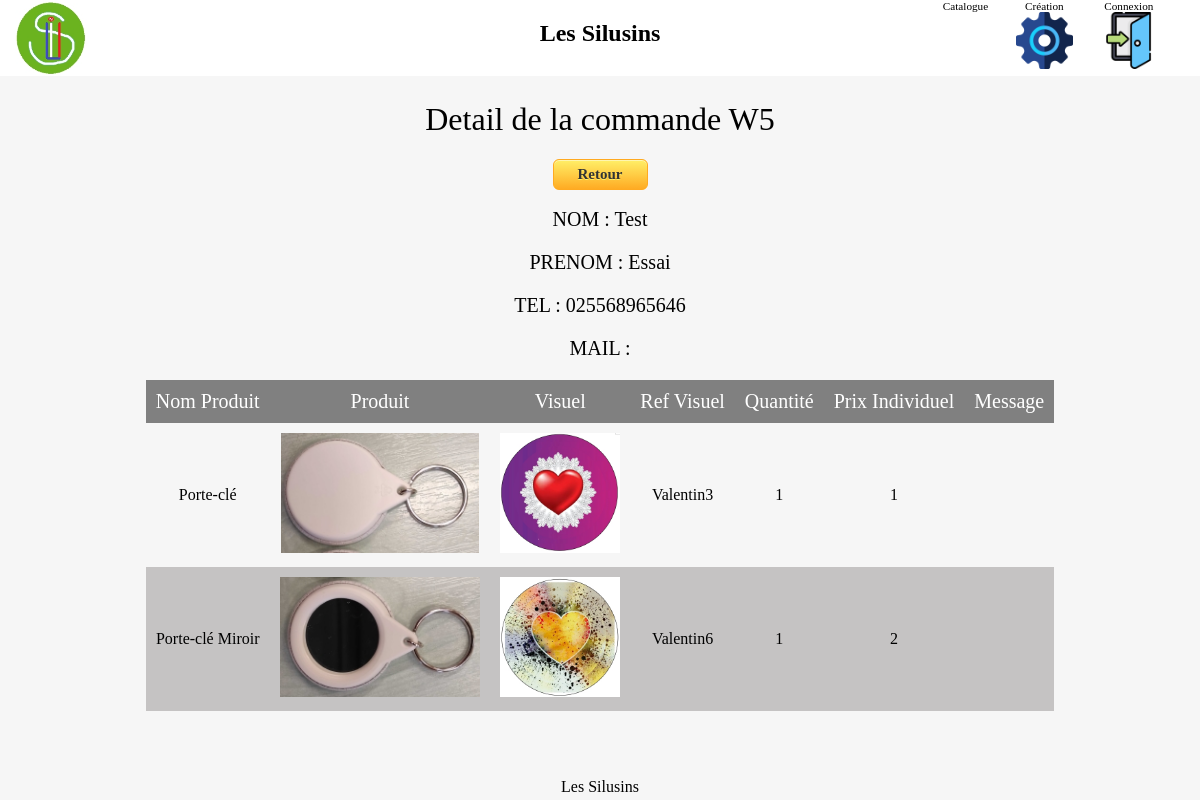
/detail.php?num_commande=W5, run on the app's committed database.
### tables this page shows
CREATE TABLE commande(
   id_commande INT NOT NULL UNIQUE AUTO_INCREMENT,
   num_commande VARCHAR(500),
   date_commande DATETIME,
   total_commande FLOAT,
   mode_paiement VARCHAR(500),
   nom_commande VARCHAR(500),
   prenom_commande VARCHAR(500),
   classe_commande VARCHAR(50),
   tel_commande VARCHAR(50),
   mail_commande VARCHAR(500),
   id_user INT NOT NULL,
   id_statut INT NOT NULL,
   id_user_controleur INT,
   PRIMARY KEY(Id_commande),
   FOREIGN KEY(Id_user) REFERENCES utilisateur(Id_user),
   FOREIGN KEY(Id_statut) REFERENCES statut(Id_statut),
   FOREIGN KEY(Id_user_controleur) REFERENCES utilisateur(Id_user)

);

CREATE TABLE produit(
   id_produit INT NOT NULL UNIQUE AUTO_INCREMENT,
   lib_produit VARCHAR(500),
   type_produit VARCHAR(500),
   spec_produit VARCHAR(500),
   prix_produit VARCHAR(50),
   diametre_produit VARCHAR(50),
   PRIMARY KEY(id_produit)
);

CREATE TABLE famille(
   id_famille INT NOT NULL UNIQUE AUTO_INCREMENT,
   lib_famille VARCHAR(500),
   promo_famille TINYINT,
   PRIMARY KEY(id_famille)
   
);

CREATE TABLE image(
   id_famille INT,
   id_image INT NOT NULL,
   PRIMARY KEY(id_famille, id_image),
   FOREIGN KEY(id_famille) REFERENCES famille(id_famille)
);

CREATE TABLE produit_image_commande(
   id_produit INT NOT NULL,
   id_famille INT NOT NULL,
   id_image INT NOT NULL,
   id_commande INT NOT NULL,
   quantite INT NOT NULL,
   message VARCHAR(500),
   PRIMARY KEY(id_produit, id_famille, id_image, id_commande),
   FOREIGN KEY(id_produit) REFERENCES produit(id_produit),
   FOREIGN KEY(id_famille, id_image) REFERENCES image(id_famille, id_image),
   FOREIGN KEY(id_commande) REFERENCES commande(id_commande)
);

### classe/CommandeDAO.php (called while the page is built, shortened)
<?php
class CommandeDAO extends DAO {
  function find_num_commande($num_commande) {
    $sql = "SELECT * FROM commande WHERE num_commande= :num_commande";
    try {
      $params = array(":num_commande" => $num_commande);
      $sth = $this->executer($sql, $params);
      $row = $sth->fetch(PDO::FETCH_ASSOC);
    } catch (PDOException $e) {
      die("Erreur lors de la requête SQL : " . $e->getMessage());
    }
    $commande = null;
    if ($row) {
      $commande = new Commande($row);
    }
    return $commande;
  }
}

### classe/DAO.php (called while the page is built)
<?php
class DAO {
  protected $pdo=null;
  function __construct() {
    $dsn = 'mysql:host=' . DB_HOST . ';dbname=' . DB_NAME;
    try {
      $pdo = new PDO($dsn, DB_USER, DB_PASSWORD, array(PDO::MYSQL_ATTR_INIT_COMMAND => "SET NAMES utf8"));
      $pdo->setAttribute(PDO::ATTR_ERRMODE, PDO::ERRMODE_EXCEPTION);
    } catch (PDOException $e) {
      die("Erreur lors de la connexion : " . $e->getMessage());
    }
    $this->pdo = $pdo;
  }
  protected function executer($sql, $params = null) {
    try {
      if ($params == null) {
        $sth = $this->pdo->query($sql);
      } else {
        $sth = $this->pdo->prepare($sql);
        $sth->execute($params);
      }
    } catch (PDOException $e) {
      die("Erreur lors de la requête SQL : " . $e->getMessage()."\nSQL : ".$sql);
    }
    return $sth;
  }
}

### classe/Commande.php (called while the page is built, shortened)
<?php
 class Commande {
    public function fill(array $tableau)
    {
        foreach ($tableau as $cle => $valeur) {
            $methode = 'set_' . $cle;
        }
    }
    private $id_commande;
    private $num_commande;
    private $nom_commande;
    private $prenom_commande;
    private $tel_commande;
    public function set_id_commande($id_commande)
    {
        $this->id_commande = $id_commande;
    }
    public function set_num_commande($num_commande)
    {
        $this->num_commande = $num_commande;
    }
    public function set_nom_commande($nom_commande)
    {
        $this->nom_commande = $nom_commande;
    }
    public function set_prenom_commande($prenom_commande)
    {
        $this->prenom_commande = $prenom_commande;
    }
    public function set_tel_commande($tel_commande)
    {
        $this->tel_commande = $tel_commande;
    }
    public function get_id_commande()
    {
        return $this->id_commande;
    }
    public function get_num_commande()
    {
        return $this->num_commande;
    }
    public function get_nom_commande()
    {
        return $this->nom_commande;
    }
    public function get_prenom_commande()
    {
        return $this->prenom_commande;
    }
    public function get_tel_commande()
    {
        return $this->tel_commande;
    }
}

### classe/Produit_image_commandeDAO.php (called while the page is built, shortened)
<?php
class Produit_image_commandeDAO extends DAO {
  function find_by_id_commande($id_commande) {
    $sql = "SELECT * FROM produit_image_commande WHERE id_commande= :id_commande";
    try {
      $params = array(
        ":id_commande" => $id_commande
      );
      $sth = $this->executer($sql, $params);
      $rows = $sth->fetchAll(PDO::FETCH_ASSOC);
    } catch (PDOException $e) {
      die("Erreur lors de la requête SQL : " . $e->getMessage());
    }
    $produit_image_commandes = array();
    foreach($rows as $row) {
      $produit_image_commandes[] = new Produit_image_commande($row);
    }
    return $produit_image_commandes;
  }
}

### classe/Produit_image_commande.php (called while the page is built, shortened)
<?php
 class Produit_image_commande {
    public function fill(array $tableau)
    {
        foreach ($tableau as $cle => $valeur) {
            $methode = 'set_' . $cle;
        }
    }
    private $id_produit;
    private $id_famille;
    private $id_image;
    private $quantite;
    public function set_id_produit($id_produit)
    {
        $this->id_produit = $id_produit;
    }
    public function set_id_famille($id_famille)
    {
        $this->id_famille = $id_famille;
    }
    public function set_id_image ($id_image)
    {
        $this->id_image = $id_image;
    }
    public function set_quantite($quantite)
    {
        $this->quantite = $quantite;
    }
    public function get_id_produit()
    {
        return $this->id_produit;
    }
    public function get_id_famille()
    {
        return $this->id_famille;
    }
    public function get_id_image()
    {
        return $this->id_image;
    }
    public function get_quantite()
    {
        return $this->quantite;
    }
}

### classe/ProduitDAO.php (called while the page is built, shortened)
<?php
class ProduitDAO extends DAO {
  function find($id_produit) {
    $sql = "SELECT * FROM produit WHERE id_produit= :id_produit";
    try {
      $params = array(":id_produit" => $id_produit);
      $sth = $this->executer($sql, $params);
      $row = $sth->fetch(PDO::FETCH_ASSOC);
    } catch (PDOException $e) {
      die("Erreur lors de la requête SQL : " . $e->getMessage());
    }
    $produit = null;
    if ($row) {
      $produit = new Produit($row);
    }
    return $produit;
  }
}

### classe/Produit.php (called while the page is built, shortened)
<?php
 class Produit {
    public function fill(array $tableau)
    {
        foreach ($tableau as $cle => $valeur) {
            $methode = 'set_' . $cle;
        }
    }
    private $id_produit;
    private $lib_produit;
    private $prix_produit;
    public function set_id_produit($id_produit)
    {
        $this->id_produit = $id_produit;
    }
    public function set_lib_produit($lib_produit)
    {
        $this->lib_produit = $lib_produit;
    }
    public function set_prix_produit($prix_produit)
    {
        $this->prix_produit = $prix_produit;
    }
    public function get_id_produit()
    {
        return $this->id_produit;
    }
    public function get_lib_produit()
    {
        return $this->lib_produit;
    }
    public function get_prix_produit()
    {
        return $this->prix_produit;
    }
}

### classe/FamilleDAO.php (called while the page is built, shortened)
<?php
class FamilleDAO extends DAO {
  function find($id_famille) {
    $sql = "SELECT * FROM famille WHERE id_famille= :id_famille";
    try {
      $params = array(":id_famille" => $id_famille);
      $sth = $this->executer($sql, $params);
      $row = $sth->fetch(PDO::FETCH_ASSOC);
    } catch (PDOException $e) {
      die("Erreur lors de la requête SQL : " . $e->getMessage());
    }
    $famille = null;
    if ($row) {
      $famille = new Famille($row);
    }
    return $famille;
  }
}

### classe/Famille.php (called while the page is built, shortened)
<?php
 class Famille {
    public function fill(array $tableau)
    {
        foreach ($tableau as $cle => $valeur) {
            $methode = 'set_' . $cle;
        }
    }
    private $lib_famille;
    public function set_lib_famille($lib_famille)
    {
        $this->lib_famille = $lib_famille;
    }
    public function get_lib_famille()
    {
        return $this->lib_famille;
    }
}

### classe/ImageDAO.php (called while the page is built, shortened)
<?php
class ImageDAO extends DAO {
  function find($id_image) {
    $sql = "SELECT * FROM image WHERE id_image= :id_image";
    try {
      $params = array(":id_image" => $id_image);
      $sth = $this->executer($sql, $params);
      $row = $sth->fetch(PDO::FETCH_ASSOC);
    } catch (PDOException $e) {
      die("Erreur lors de la requête SQL : " . $e->getMessage());
    }
    $image = null;
    if ($row) {
      $image = new Image($row);
    }
    return $image;
  }
}

### classe/Image.php (called while the page is built, shortened)
<?php
 class Image {
    public function fill(array $tableau)
    {
        foreach ($tableau as $cle => $valeur) {
            $methode = 'set_' . $cle;
        }
    }
    private $id_image;
    public function set_id_image($id_image)
    {
        $this->id_image = $id_image;
    }
    public function get_id_image()
    {
        return $this->id_image;
    }
}

### detail.php (the view, shortened to what this page needs)
<?php
    require("header.php");
    $num_commande = isset($_GET["num_commande"]) ? $_GET["num_commande"] : '';
    $c = $_GET['c'] ?? null;
    $commandeDAO = new CommandeDAO;
    $produit_image_commandeDAO = new Produit_image_commandeDAO;
    $commande = $commandeDAO->find_num_commande($num_commande);
    $produit_image_commandes = $produit_image_commandeDAO->find_by_id_commande($commande->get_id_commande());
?>
    <h1>Detail de la commande <?=$commande->get_num_commande()?></h1>
    <div class="container">
        <div class="row">
            <?php
                if(!isset($c)){
                    ?>
                        <a class="doree" href="administration.php">Retour</a>
                    <?php
                }
                    ?>
        </div>
    </div>
    <br>
    <div class="container">
        <div class="row">
            <p class="col-12 text_center detail_commande">NOM : <?=$commande->get_nom_commande()?></p>
            <p class="col-12 text_center detail_commande">PRENOM : <?=$commande->get_prenom_commande()?></p>
            <p class="col-12 text_center detail_commande">TEL : <?=$commande->get_tel_commande()?></p>
            <p class="col-12 text_center detail_commande">MAIL : <?=$commande->get_mail_commande()?></p>
        </div>
    </div>
    <table>
        <th>Nom Produit</th>
        <th>Produit</th>
        <th>Visuel</th>
        <th>Ref Visuel</th>
        <th>Quantité</th>
        <th>Prix Individuel</th>
        <th>Message</th>
        <?php
            foreach($produit_image_commandes as $produit_image_commande){
                echo("<tr>");
                $produit = new ProduitDAO;
                $produit = $produit->find($produit_image_commande->get_id_produit());
                $famille = new FamilleDAO;
                $famille = $famille->find($produit_image_commande->get_id_famille());
                $image = new ImageDAO;
                $image = $image->find($produit_image_commande->get_id_image());
                echo("<td>".$produit->get_lib_produit()."</td>");
                echo("<td><img class='produit_img' src='./img/Produits/".$produit->get_id_produit().".jpg' alt='produit'></td>");
                echo("<td><img class='visuel_img' src='./img/Visuel/".$famille->get_lib_famille()."/".$image->get_id_image().".jpg' alt=''></td>");
                echo("<td>".$famille->get_lib_famille().$image->get_id_image()."</td>");
                echo("<td>".$produit_image_commande->get_quantite()."</td>");
                echo("<td>".$produit->get_prix_produit()."</td>");
                echo("<td>".$produit_image_commande->get_message()."</td>");
                echo("</tr>");
            }
        ?>
    </table>
<?php
    require("footer.php");
?>

### css/styles.css (style rules this page uses)
* { -moz-box-sizing: border-box; box-sizing: border-box; }
html, body { height: 100%; margin: 0; padding: 0; }
body { margin: 0; padding: 0; width: 100%; font-family: 'PT Sans', Verdana; background-color: #f6f6f6; cursor: default; }
h1 { text-align: center; font-weight : 300; }
a { font-family: 'Mate SC', Verdana; font-size:20px; text-align: center; text-decoration: none; }
.text_center { text-align: center; }
.visuel_img { max-width: 250px; max-height: 120px; }
table, th, td { border-collapse: collapse; margin: auto; padding: 10px; }
th,td { font-weight: inherit; text-align:center; }
tr:nth-child(odd) { color: #000000; background-color: rgb(197, 195, 195); }
th { background-color: grey; color: white; font-size: 20px; }
.container { width: 100%; padding-right: 15px; padding-left: 15px; margin-right: auto; margin-left: auto; }
.col-1,.col-2,.col-3,.col-4,.col-5,.col-6,.col-7,.col-8,.col-9,.col-10,.col-11,.col-12 { padding-right: 15px; padding-left: 15px; }
.row { display: flex; flex-wrap: wrap; }
@media (min-width: 1200px) { .container { max-width: 1140px; } }
@media (min-width: 780px) { .col-12 { width: 100%; } }
.doree { box-shadow:inset 0px 1px 0px 0px #fff6af; background:linear-gradient(to bottom, #ffec64 5%, #ffab23 100%); background-color:#ffec64; border-radius:6px; border:1px solid #ffaa22; display:inline-block; cursor:pointer; color:#333333; font-size:15px; font-weight:bold; padding:6px 24px; text-decoration:none; text-shadow:0px 1px 0px #ffee66; width: fit-content; margin: auto; }
.produit_img { max-width: 250px; max-height: 120px; }
.detail_commande { margin-top: 0%; font-size: 20px; }

### data on the page
commande: num_commande "W5", nom_commande "Test", prenom_commande "Essai", tel_commande "025568965646"
produit: lib_produit "Porte-clé", prix_produit "1"
famille: lib_famille (picture), lib_famille "Valentin"
image: id_image "3"
produit_image_commande: quantite "1"
produit_image_commande: id_produit.lib_produit "Porte-clé Miroir", shows a picture, famille.lib_famille (picture), famille.lib_famille "Valentin", image.id_image "6", quantite "1", id_produit.prix_produit "2"
